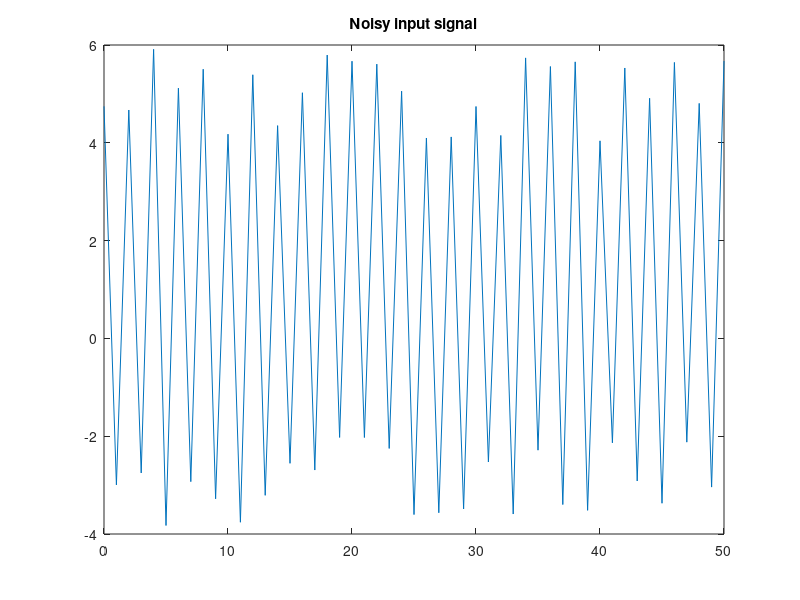
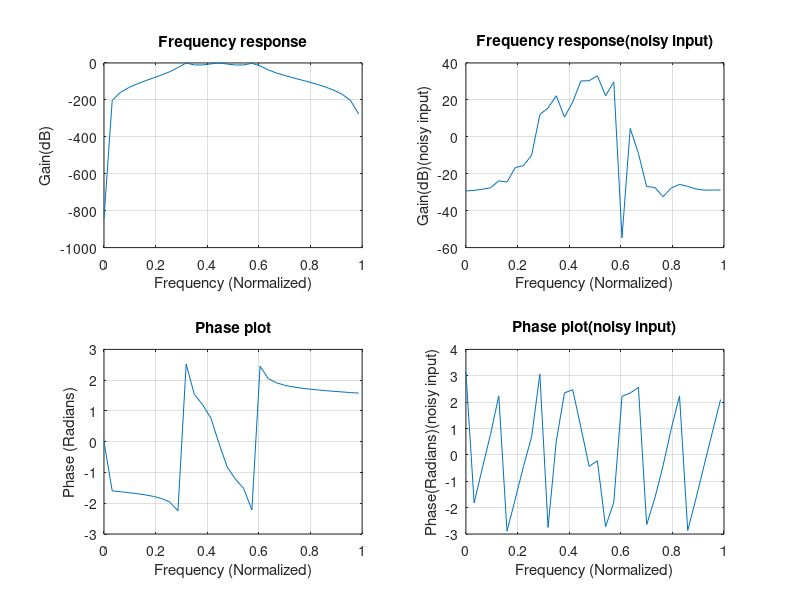

Reproduce these figures in MATLAB, in order.
rp=5;

rs=20;

wp=[.3,.6];

ws=[.1,.7];

m=0:50;

w=0:0.1:pi;

x=4*((exp(1i*pi)).^m)+2*(rand(1,51));

figure(1)

plot(m,x);

title('Noisy input signal');

[n,wn]=cheb1ord(wp,ws,rp,rs)

[b,a]=cheby1(n,rp,wn)

[h,ph]=freqz(b,a,w);

y=filter(b,a,x);

[h1,ph1]=freqz(y,1,w);

p=20*log(abs(h));

p1=20*log(abs(h1));

an=angle(h);

an1=angle(h1);

figure(2)

subplot(2,2,1);

plot(ph/pi,p);

grid;

ylabel('Gain(dB)');

xlabel('Frequency (Normalized)');

title('Frequency response');

subplot(2,2,2);

plot(ph1/pi,p1);

grid;

ylabel('Gain(dB)(noisy input)');

xlabel('Frequency (Normalized)');

title('Frequency response(noisy input)');

subplot(2,2,3);

plot(ph/pi,an);

grid;

ylabel('Phase (Radians)');

xlabel('Frequency (Normalized)');

title('Phase plot');

subplot(2,2,4);

plot(ph1/pi,an1);

grid;

ylabel('Phase(Radians)(noisy input)');

xlabel('Frequency (Normalized)');

title('Phase plot(noisy input)');